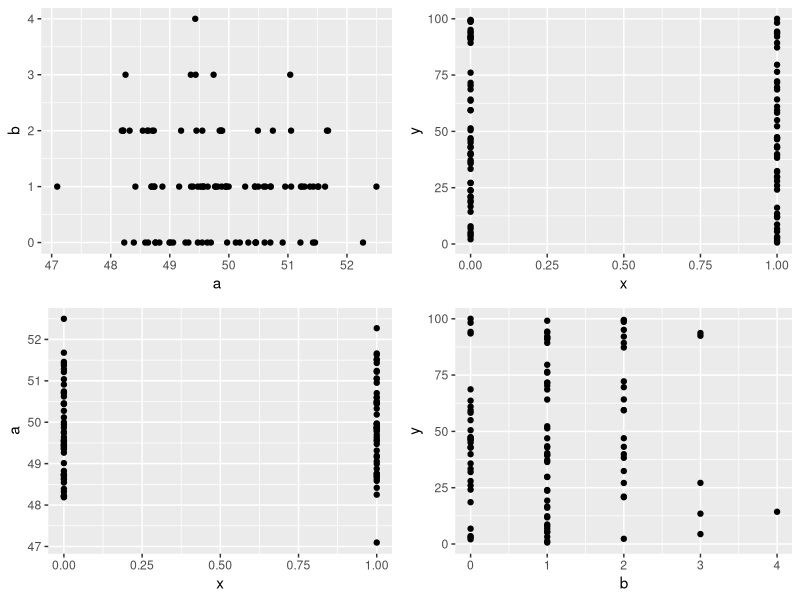

Source code (R):
## ---- chunk 1
library(knitr)

name <- 'R Markdown' 

df <- head(mtcars[1:5])

cat(name, 'is the best!\n\n')

cat(kable(df))

# Using the following will throw an error
# print(name, 'is the best!\n\n')

print(kable(df))

## ---- chunk 2
library(ggplot2)
library(gridExtra)

a <- rnorm(100, 50)
b <- rpois(100, 1)
x <- rbinom(100, 1, 0.5)
y <- runif(100, 0, 100)

p1 <- qplot(a, b)
p2 <- qplot(x, y)
p3 <- qplot(x, a)
p4 <- qplot(b, y)

grid.arrange(p1, p2, p3, p4)
